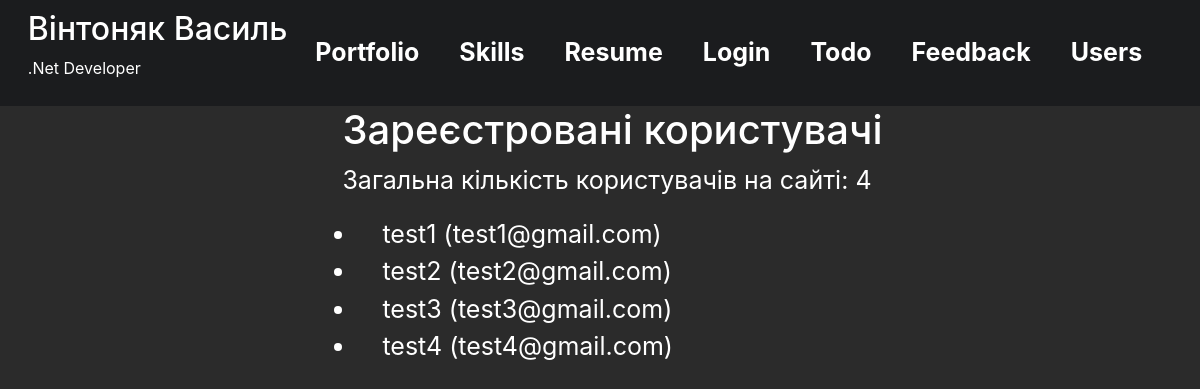
Screenshot of /users with the database file from the repository.
### app/models.py (models this page shows)
class User(db.Model):
    id = db.Column(db.Integer, primary_key=True)
    username = db.Column(db.String(64), index=True, unique=True, nullable=False)
    email = db.Column(db.String(120), index=True, unique=True, nullable=False)
    image_file = db.Column(db.String(20), nullable=False, default='static/images/default.jpg')
    password = db.Column(db.String(60), nullable=False)

### app/views.py (the view)
@app.route('/users')
def users():
    all_users = User.query.all()
    total_users = len(all_users)
    return render_template('users.html', users=all_users, total_users=total_users)

### app/templates/users.html (shortened to what this page needs)
{% extends 'base.html' %}
{% block content %}
<div class="users_table">
    <h1>Зареєстровані користувачі</h1>
    {% if total_users > 0 %}
        <p>Загальна кількість користувачів на сайті: {{ total_users }}</p>
        <ul>
            {% for user in users %}
                <li>{{ user.username }} ({{ user.email }})</li>
            {% endfor %}
        </ul>
    {% else %}
        <p>На сайті немає зареєстрованих користувачів.</p>
    {% endif %}
</div>
{% endblock %}

### app/templates/base.html (shortened to what this page needs)
<!DOCTYPE html>
<html lang="en">
<head>
    <link rel="stylesheet" href="{{ url_for('static', filename='css/bootstrap.min.css') }}">
    <link rel="stylesheet" href="{{ url_for('static', filename='css/style.css') }}">
</head>
<body>
    <header>
        <div>
            <h2>Вінтоняк Василь</h2>
            <p>.Net Developer</p>
        </div>
         <nav class="main-navbar">
            {% include 'navigation.html' %}
        </nav>
    </header>
    <div class="container">
        {% block content %}
        {% endblock %}
    </div>
</body>
</html>

### app/templates/navigation.html
{% set navigation_items = {
    "Portfolio": url_for('portfolio'),
    "Skills": url_for('skills'),
    "Resume": url_for('resume'),
    "Login": url_for('login'),
    "Todo": url_for('todo'),
    "Feedback": url_for('feedback'),
    "Users": url_for('users'),
} %}
<ul class="navigation">
    {% for name, url in navigation_items.items() %}
        <li>
            <a href="{{ url }}">{{ name }}</a>
        </li>
    {% endfor %}
</ul>

### app/static/css/style.css (style rules this page uses)
body { background-color: #2b2b2b; margin: 0; min-height: 100vh; display: flex; flex-direction: column; color: #ffff; }
.container { display: flex; gap: 30px; }
header { background-color: #1B1C1E; color: white; padding: 10px; display: flex; justify-content: space-evenly; }
.main-navbar { background-color: #1B1C1E; padding: 10px; }
.main-navbar ul { display: flex; gap: 20px; justify-content: space-evenly; align-items: center; list-style-type: none; margin: 0; padding: 0; height: 100%; }
.main-navbar ul li { display: inline; margin-right: 20px; }
.main-navbar a { text-decoration: none; color: white; font-weight: bold; }
a { color: white; text-decoration: none; font-size: 25px; margin: auto; }
.todo_table, .feedback_table, .users_table { margin: auto; font-size: 25px; text-indent: 25px; }

### rows the page displays
User: username "test1", email "test1@gmail.com"
User: username "test2", email "test2@gmail.com"
User: username "test3", email "test3@gmail.com"
User: username "test4", email "test4@gmail.com"

### other values shown
{{ name }} "Portfolio" "Skills" "Resume" "Login" "Todo" "Feedback" "Users"
{{ total_users }} "4"
